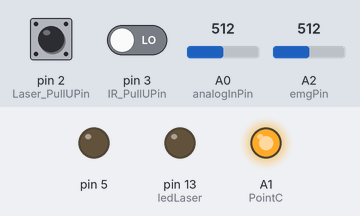
This sketch was run on a simulated Arduino Uno, built with avr-gcc and run on an emulated ATmega328P. On the bench: output pins drawn as LEDs (lit = HIGH). Dashed ring = blinking. The inputs (shaded band) are chosen by the test bench; at power-on: pin 2 (Laser_PullUPin) LOW, A0 (analogInPin) = 512, pin 3 (IR_PullUPin) LOW, A2 (emgPin) = 512.

Above: at 1.8 s.
1.9 s: pin 2 (Laser_PullUPin) pulled HIGH for 1.25 s
At 2.8 s:
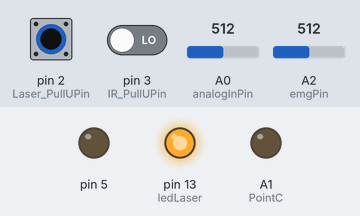
5.5 s: A0 (analogInPin) set to 198
9.0 s: A0 (analogInPin) set to 165
At 10.1 s:
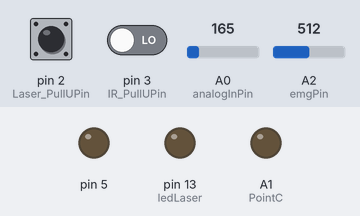
10.5 s: A0 (analogInPin) set to 190
At 10.8 s:
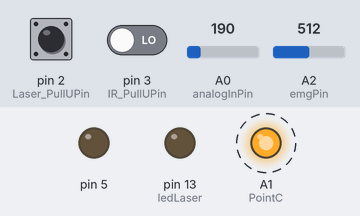
14.7 s: A0 (analogInPin) set to 170
At 16.1 s:
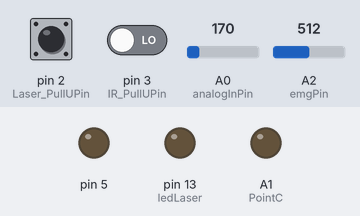
Timing chart, 0 to 17.7 s (numbered marks = the images above; inputs shaded):
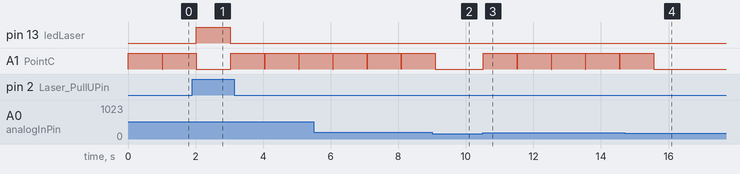

Measured:
- the behaviour switches between 181 and 180 on A0 (analogInPin) (found by bisection; images 1 and 2)
- after the input at 1.9 s, pin 13 (ledLaser): LOW → HIGH after 0.12 s, → LOW 1.0 s later
- after the input at 9.0 s, A1 (PointC): goes on until 9.1 s, then stays LOW
- after the input at 10.5 s, A1 (PointC): alternates HIGH for 1.0 s and LOW for 0.01 s, starting at once
- after the input at 14.7 s, A1 (PointC): goes on until 15.6 s, then stays LOW
- by itself, A1 (PointC): repeats every 1.0 s: HIGH 1.0 s, LOW 0.01 s

The sketch:

sketch_jan18c.ino
```cpp
//Libraries
#include <IRremote.h>
//code values
const int Laser_PullUPin = 2;  //pin for pullup resistor D2
int ledLaser =  13;         //pin for laser
int value = 0;
int lastvalue = 0;     // previous state of the button
//decode
//counter to begin the game
int count = 0;
//Receptor
int points = 0;
const int analogInPin = A0;
int LaserValue = 0;
int PointC = A1;//By this pin we will send the data to the OLED display for points
//EMG Sensor
int emg = 0;
int emgPin = A2;
int emg_counter = 0;
//IR
IRsend irsend;
const int analogPin = A3;
int outputvalue = 0;
// IR receptor
int IR_receptorPin = 12;//Before was 11
IRrecv irrecv(IR_receptorPin);
decode_results results;
const int IR_PullUPin = 3;  //pin for pullup resistor D3
int IR_Value = 0;
int IR_Last_Value = 0;
//Death variable
int end = 0;

void setup() {
  pinMode(5, OUTPUT);
  pinMode(ledLaser, OUTPUT);  //Set pin 13 as output
  Serial.begin(9600);      //Start serial communication
  pinMode(PointC, OUTPUT);  //Set pin 11 as output
}

void loop() {
  value = digitalRead(Laser_PullUPin);  //read the digital input
  Laser_PullUp();
  LaserValue = analogRead(analogInPin);
  delay(10);
  //  Serial.print(LaserValue);
  //  Serial.print("\n");
  Points();
  //EMG sensor reading
  emg = analogRead(emgPin);
  EMG();
  //IR reding
  IR_Value = digitalRead(IR_PullUPin);
}
//Encode
void Laser_PullUp() {
  if (value != lastvalue) {
    if (value == HIGH) {
        SendPluse(); //I call the function pulse
        delay(10);
    }
  }
  lastvalue = value;//Evaluate the last state of the push buttom
}

void SendPluse() {
  //We will send 1 pulse
  digitalWrite(ledLaser, HIGH);
  delay(1000);
  digitalWrite(ledLaser, LOW);
  delay(2);
}
//decode
void Points() {
  if(LaserValue > 180) {
    if(end < 20) {
      end=+1;
      digitalWrite(PointC, HIGH);
      delay(1000);
      digitalWrite(PointC, LOW);
    }//If we detect that the end variable is over 20 we will do a infinite bucle
    else {
      while(1) {
        digitalWrite(PointC, HIGH);
      }
    }
  }
  LaserValue = 0;
}

void EMG() {
  if(emg > 4000) {
    emg_counter=+1;
    if(emg_counter = 20) { //If the count is over 20 we will activate the super arm
      irsend.sendSony(0x68B90, A3);// the second statment is the port that we will use
      delay(100);
      emg_counter = 0;
    }
  }
}

void IR_PullUp() {
  if (IR_Value != IR_Last_Value) {
    if (IR_Value == HIGH) {
        IR_Receptor(); //I call the function pulse
        delay(10);
    }
  }
  IR_Last_Value = IR_Value;//Evaluate the last state IR sensor Pin
}

void IR_Receptor() {
  digitalWrite(5,LOW);
  if (irrecv.decode(&results)) {
    if (results.decode_type == SONY) {
      digitalWrite(5,HIGH);
      delay(30);
      //Here we will write the extra IR points
    }
    irrecv.resume(); // Receive the next value
  }
}
```
